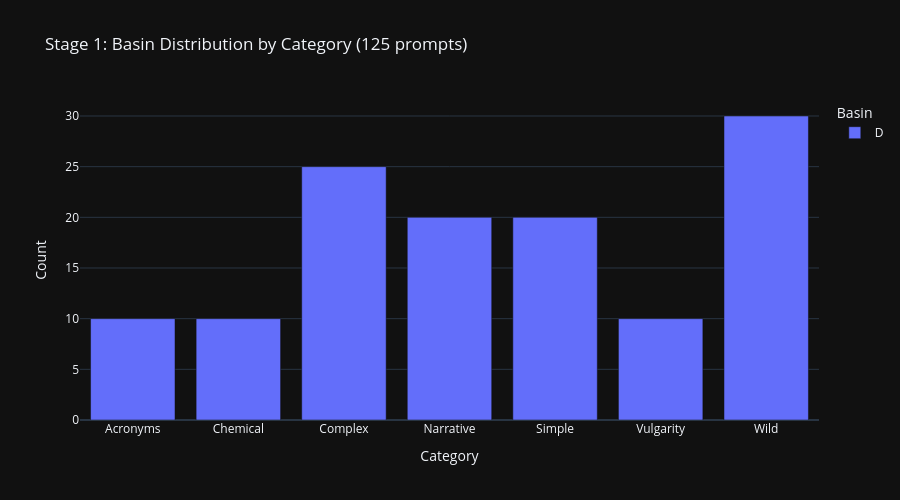

Notebook source saved alongside this figure:
### Markdown cell above
### 5f. Basin Distribution Chart

### Code cell
# ============================================================
# VIS 5f: BASIN DISTRIBUTION BAR CHART
# ============================================================

basin_data = []
for label, snapshots in all_results.items():
    terminal = snapshots[-1]['top_tokens'][0][0].strip()
    category = CATEGORY_MAP.get(label, 'Unknown')
    if terminal == 'prolet':
        basin = 'prolet'
    elif terminal == 'Divine':
        basin = 'Divine'
    else:
        basin = terminal
    basin_data.append({'Prompt': label, 'Category': category, 'Basin': basin})

basin_df = pd.DataFrame(basin_data)
basin_summary = basin_df.groupby(['Category', 'Basin']).size().reset_index(name='Count')

fig_basin = px.bar(
    basin_summary, x='Category', y='Count', color='Basin',
    title=f"Stage 1: Basin Distribution by Category ({len(all_results)} prompts)",
    barmode='stack'
)
fig_basin.update_layout(template="plotly_dark", height=500, width=900)
fig_basin.show()
fig_basin.write_image(os.path.join(OUTPUT_DIR, 'basin_distribution.png'), scale=2)
print(f"[SAVED] {OUTPUT_DIR}/basin_distribution.png")

### Figure 1 — Plotly figure (JSON) as saved in the notebook; plotly's stock layout.template omitted (floating-point values rounded to 4 significant figures)
{"data": [{"hovertemplate": "Basin=D<br>Category=%{x}<br>Count=%{y}<extra></extra>", "legendgroup": "D", "marker": {"color": "#636efa", "pattern": {"shape": ""}}, "name": "D", "orientation": "v", "showlegend": true, "textposition": "auto", "type": "bar", "x": ["Acronyms", "Chemical", "Complex", "Narrative", "Simple", "Vulgarity", "Wild"], "xaxis": "x", "y": [10, 10, 25, 20, 20, 10, 30], "yaxis": "y"}], "layout": {"barmode": "stack", "height": 500, "legend": {"title": {"text": "Basin"}, "tracegroupgap": 0}, "title": {"text": "Stage 1: Basin Distribution by Category (125 prompts)"}, "width": 900, "xaxis": {"anchor": "y", "domain": [0, 1], "title": {"text": "Category"}}, "yaxis": {"anchor": "x", "domain": [0, 1], "title": {"text": "Count"}}}}
